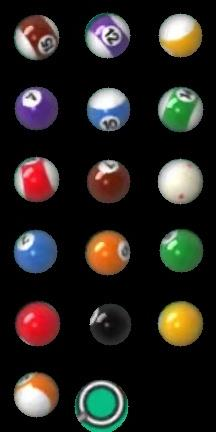
#> input picture image/result/all.jpg, 216 x 432 px
$ python testcolor.py
#> lines starting #> are read from the running program, lines starting #| are printed output that depends on the picture; after the words box and inside, x2 and y2 are one past the last pixel; in counts of white or black regions, pixels touching at a corner belong together
import cv2
import numpy as np
from components import image


def empty(a):
    pass


cv2.namedWindow("TarckBars")
cv2.resizeWindow("TarckBars", 640, 240)
cv2.createTrackbar("Hue Min", "TarckBars", 0, 180, empty)
#> slider 'Hue Min' is set to 36
cv2.createTrackbar("Hue Max", "TarckBars", 180, 180, empty)
cv2.createTrackbar("Sat Min", "TarckBars", 0, 255, empty)
#> slider 'Sat Min' is set to 51
cv2.createTrackbar("Sat Max", "TarckBars", 255, 255, empty)
cv2.createTrackbar("Lig Min", "TarckBars", 0, 255, empty)
#> slider 'Lig Min' is set to 51
cv2.createTrackbar("Lig Max", "TarckBars", 255, 255, empty)

img = cv2.imread("./image/result/all.jpg")
#> img is the input picture: shape (432, 216, 3); mean B, G, R 32.5, 36.3, 40.1
# 将图片的颜色空间转换到HSV
hsv = cv2.cvtColor(img, cv2.COLOR_BGR2HSV)
#> hsv: shape (432, 216, 3); mean H, S, V 35, 79.2, 47.5
while True:
    h_min = cv2.getTrackbarPos("Hue Min", "TarckBars")
    h_max = cv2.getTrackbarPos("Hue Max", "TarckBars")
    s_min = cv2.getTrackbarPos("Sat Min", "TarckBars")
    s_max = cv2.getTrackbarPos("Sat Max", "TarckBars")
    v_min = cv2.getTrackbarPos("Lig Min", "TarckBars")
    v_max = cv2.getTrackbarPos("Lig Max", "TarckBars")
    # 颜色区间 [lower ~ upper]
    lower = np.array([h_min, s_min, v_min])
    upper = np.array([h_max, s_max, v_max])
    # 分割出颜色区间
    mask = cv2.inRange(hsv, lower, upper)
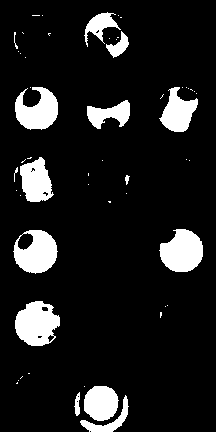
#> mask: shape (432, 216); 11.4% white; 54 white regions (39 under 20 px), largest, box (x1, y1, x2, y2) and area: (15, 301, 60, 346) 1456, (159, 229, 203, 272) 1395, (13, 230, 58, 274) 1335
    res = cv2.bitwise_and(img, img, mask=mask)
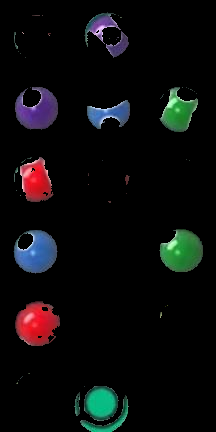
#> res: shape (432, 216, 3); mean B, G, R 11.5, 11.1, 10.9
    # 显示
    cv2.imshow('img', img)
    cv2.imshow("img_mask", mask)
    cv2.imshow("img_res", res)
    cv2.waitKey(1)
